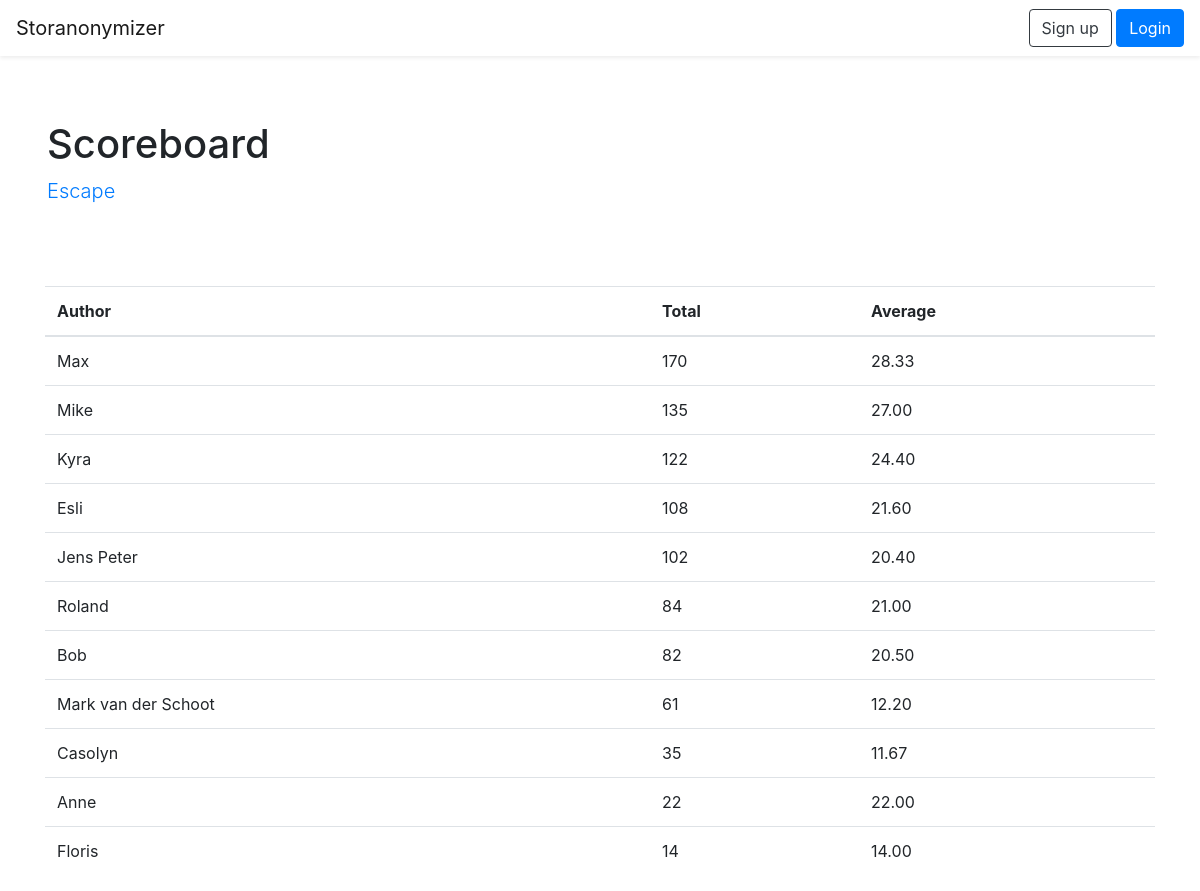
Screenshot of /story/782BEFB6/scoreboard with the database file from the repository.
### storanonymizer/models.py (models this page shows, shortened)
class Story(db.Model):
    id = db.Column(db.Integer, primary_key=True)
    code = db.Column(db.String(), unique=True)
    name = db.Column(db.String())
    user_id = db.Column(db.Integer, db.ForeignKey("user.id"))
    rounds = db.relationship("Round", backref="story", lazy="select")

class User(db.Model):
    id = db.Column(db.Integer, primary_key=True)
    name = db.Column(db.String(80), unique=True)
    password_hash = db.Column(db.String(1024))
    stories = db.relationship("Story", backref="user", lazy="select")
    contributions = db.relationship("Contribution", backref="author", lazy="select")
    votes = db.relationship("Vote", backref="user", lazy="select")

### storanonymizer/views.py (the view)
@app.route("/story/<story_code>/scoreboard")
def story_scoreboard(story_code):
    story = models.Story.query.filter_by(code=story_code).first_or_404();
    rounds = story.rounds
    contributions = []
    for r in rounds:
        if r.public_votes:
            for c in r.contributions:
                c.total_score = sum([vote.value for vote in c.votes])
                contributions.append(c)
    ranking = []
    for author_name, author_contributions in groupby(sorted(contributions, key=attrgetter("author.name")), key=attrgetter("author.name")):
        contrib_list = list(author_contributions)
        ranking.append({"author": author_name, "score": sum([c.total_score for c in contrib_list]), "avg": sum([c.total_score for c in contrib_list]) / len(contrib_list)})
    ranking.sort(key=lambda x: x['score'], reverse=True)
    return render_template("scoreboard.html", story=story, ranking=ranking)

### storanonymizer/templates/scoreboard.html
{% extends "base.html" %}
{% block content %}
<div class="jumbotron bg-white mb-0">
	<div class="container">
		<h1>Scoreboard</h1>
		<p class="lead"><a href="{{ url_for('story', story_code=story.code) }}">{{ story.name }}</a></p>
	</div>
</div>
<div class="container">
				<table class="table">
					<thead>
						<tr>
							<th>Author</th>
							<th>Total</th>
							<th>Average</th>
						</tr>
					</thead>
					<tbody>
						{% for entry in ranking %}
						<tr>
							<td>{{ entry.author }}</td>
							<td>{{ entry.score }}</td>
							<td>{{ '%0.2f'|format(entry.avg|float) }}</td>
						</tr>
						{% endfor %}
					</tbody>
				</table>
</div>
{% endblock %}

### rows the page displays
Story: name "Escape"
User: author "Max", score "170", avg "28.33"
User: author "Mike", score "135", avg "27.00"
User: author "Kyra", score "122", avg "24.40"
User: author "Esli", score "108", avg "21.60"
User: author "Jens Peter", score "102", avg "20.40"
User: author "Roland", score "84", avg "21.00"
User: author "Bob", score "82", avg "20.50"
User: author "Mark van der Schoot", score "61", avg "12.20"
User: author "Casolyn", score "35", avg "11.67"
User: author "Anne", score "22", avg "22.00"
User: author "Floris", score "14", avg "14.00"
